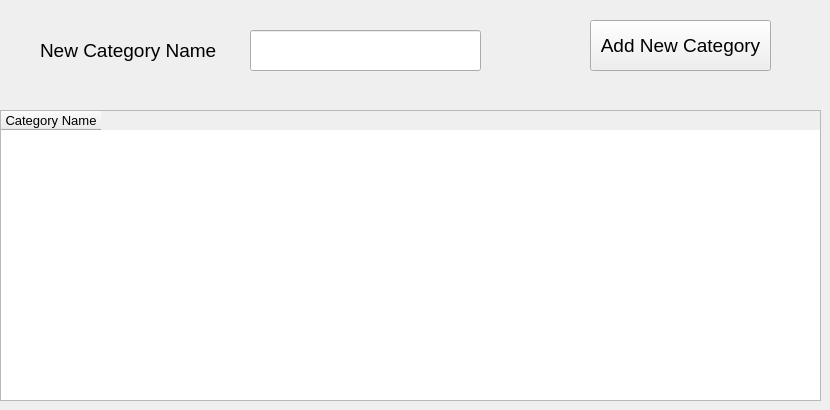
      <widget class="QWidget" name="tab_9">
       <attribute name="title">
        <string>Categories</string>
       </attribute>
       <widget class="QTableWidget" name="tableWidget_2">
        <property name="geometry">
         <rect>
          <x>0</x>
          <y>110</y>
          <width>821</width>
          <height>291</height>
         </rect>
        </property>
        <property name="font">
         <font>
          <pointsize>10</pointsize>
         </font>
        </property>
        <column>
         <property name="text">
          <string>Category Name</string>
         </property>
        </column>
       </widget>
       <widget class="QPushButton" name="pushButton_15">
        <property name="geometry">
         <rect>
          <x>590</x>
          <y>20</y>
          <width>181</width>
          <height>51</height>
         </rect>
        </property>
        <property name="font">
         <font>
          <pointsize>14</pointsize>
         </font>
        </property>
        <property name="text">
         <string>Add New Category</string>
        </property>
       </widget>
       <widget class="QLineEdit" name="lineEdit_24">
        <property name="geometry">
         <rect>
          <x>250</x>
          <y>30</y>
          <width>231</width>
          <height>41</height>
         </rect>
        </property>
       </widget>
       <widget class="QLabel" name="label_34">
        <property name="geometry">
         <rect>
          <x>40</x>
          <y>35</y>
          <width>181</width>
          <height>31</height>
         </rect>
        </property>
        <property name="font">
         <font>
          <pointsize>14</pointsize>
         </font>
        </property>
        <property name="text">
         <string>New Category Name</string>
        </property>
       </widget>
      </widget>
